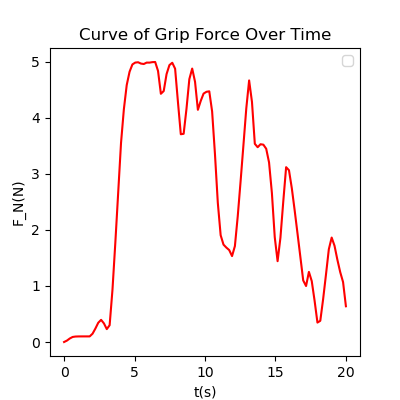
#> input picture experiments/1/Figure_1.png, 400 x 400 px
$ python join.py
#> lines starting #> are read from the running program, lines starting #| are printed output that depends on the picture
from PIL import Image
import sys
import os
curr_path = os.path.dirname(os.path.abspath(__file__))  # 当前文件所在绝对路径
parent_path = os.path.dirname(curr_path)  # 父路径
# 打开三张图片
image1 = Image.open(curr_path+'/Figure_1.png')
#> image1 is the input picture: PIL image 400x400 RGBA; mean R, G, B, A 250.6, 245.3, 245.3, 255
image2 = Image.open(curr_path+'/Figure_2.png')
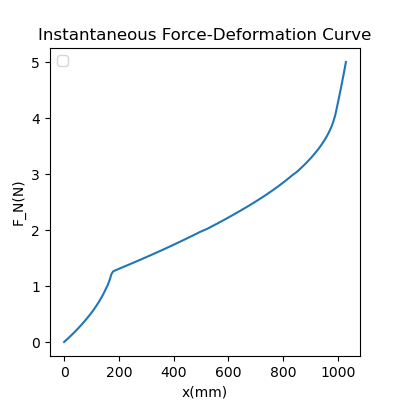
#> input picture experiments/1/Figure_2.png, 400 x 400 px
#> image2 is the input picture: PIL image 400x400 RGBA; mean R, G, B, A 248.3, 248.8, 249.1, 255
image3 = Image.open(curr_path+'/Figure_3.png')
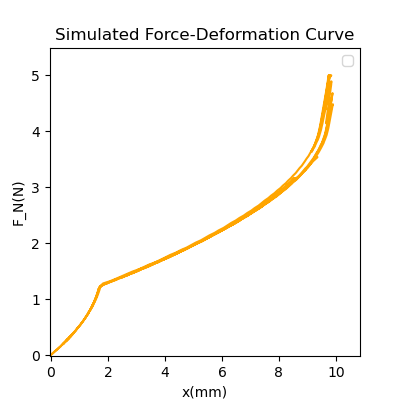
#> input picture experiments/1/Figure_3.png, 400 x 400 px
#> image3 is the input picture: PIL image 400x400 RGBA; mean R, G, B, A 250.2, 249, 246.9, 255

# 确保所有图片都是相同大小的正方形
width, height = image1.size
#> width = 400; height = 400
size = (width, height)
#> size = (400, 400)

# 创建一个新的大图
new_image = Image.new('RGB', (3 * width-60, height))
#> new_image: PIL image 1140x400 RGB; every value is 0

# 将三张图片拼接到一起
new_image.paste(image1, (0, 0))
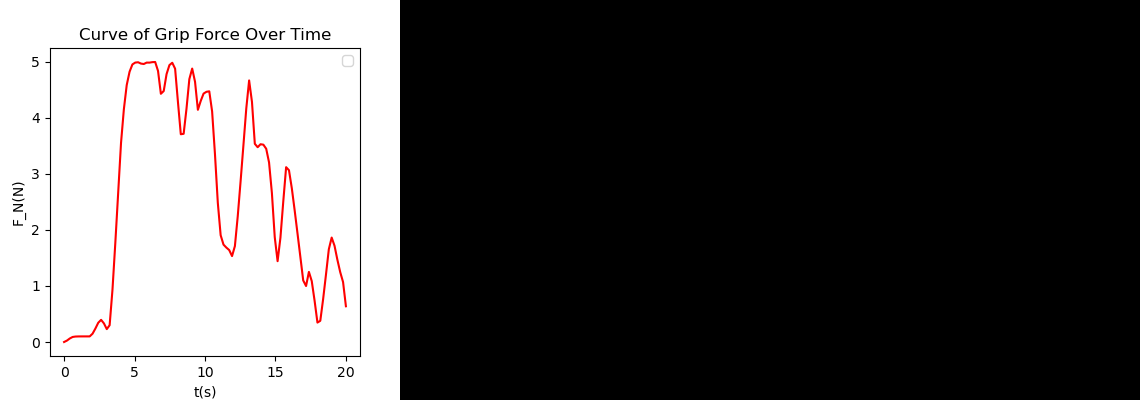
#> new_image: PIL image 1140x400 RGB; mean R, G, B 87.9, 86.1, 86.1
new_image.paste(image2, (width-20, 0))
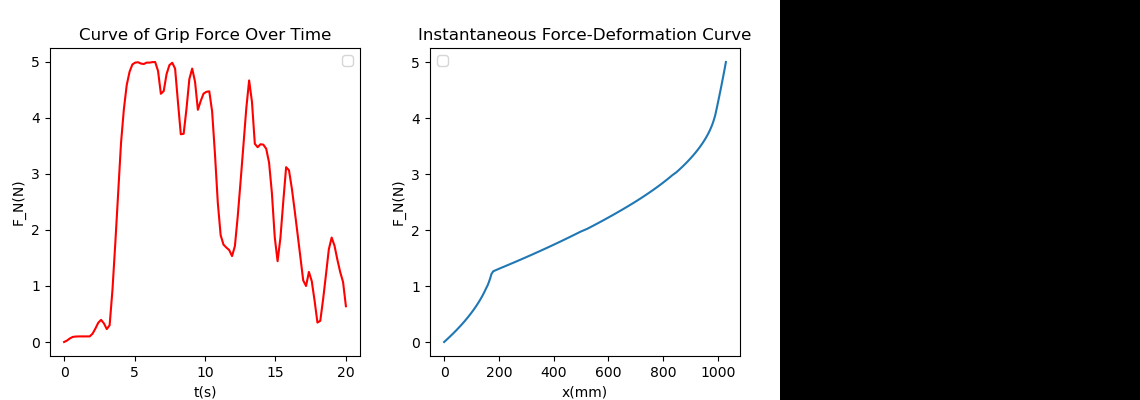
#> new_image: PIL image 1140x400 RGB; mean R, G, B 170.6, 168.9, 169
new_image.paste(image3, (2 * (width-20), 0))
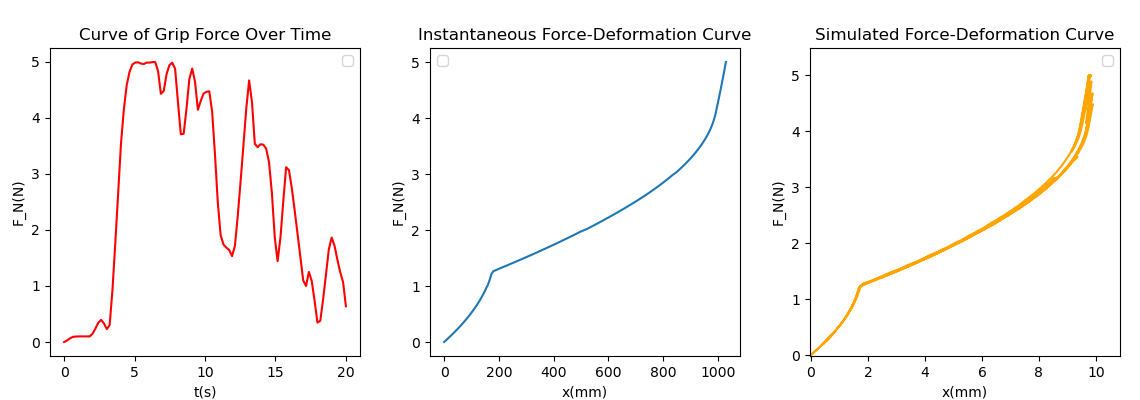
#> new_image: PIL image 1140x400 RGB; mean R, G, B 249.4, 247.3, 246.7

# 保存或显示新的大图
new_image.show()
new_image.save('combined_image.png')
